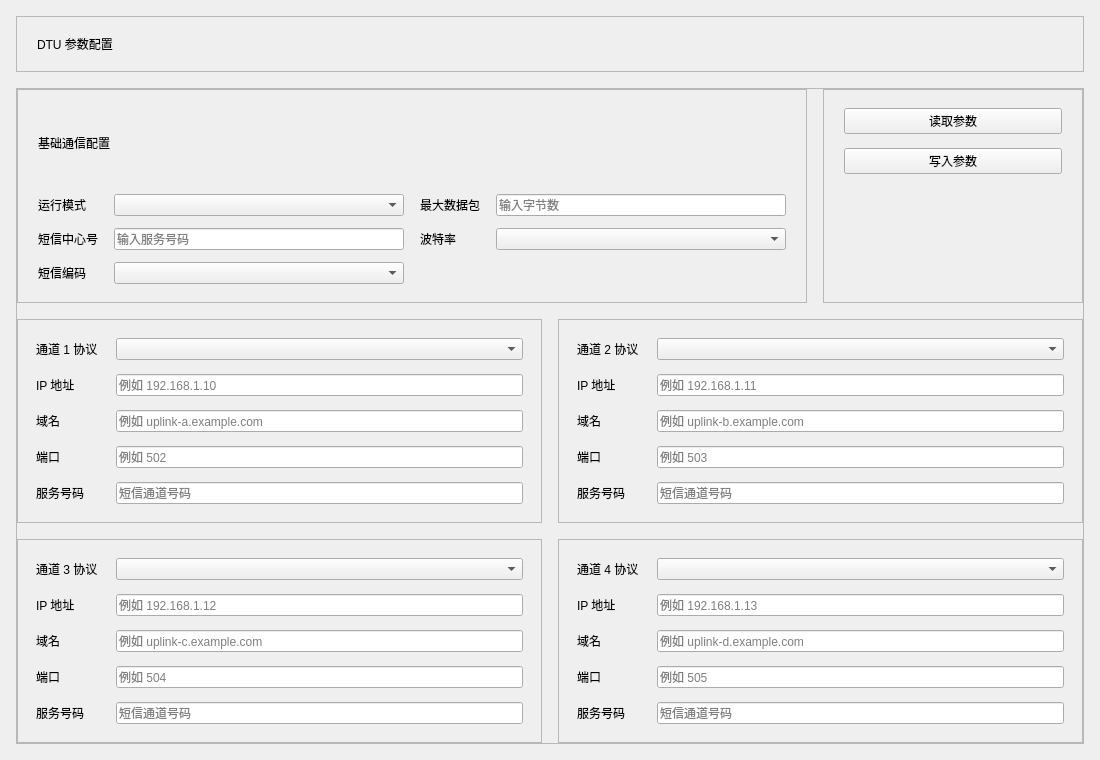
<?xml version="1.0" encoding="UTF-8"?>
<ui version="4.0">
 <class>dtuset</class>
 <widget class="QWidget" name="dtuset">
  <property name="geometry">
   <rect>
    <x>0</x>
    <y>0</y>
    <width>1100</width>
    <height>760</height>
   </rect>
  </property>
  <property name="windowTitle">
   <string>DTU 参数</string>
  </property>
  <layout class="QVBoxLayout" name="verticalLayout">
   <property name="spacing">
    <number>16</number>
   </property>
   <property name="leftMargin">
    <number>16</number>
   </property>
   <property name="topMargin">
    <number>16</number>
   </property>
   <property name="rightMargin">
    <number>16</number>
   </property>
   <property name="bottomMargin">
    <number>16</number>
   </property>
   <item>
    <widget class="QFrame" name="summaryCard">
     <property name="frameShape">
      <enum>QFrame::StyledPanel</enum>
     </property>
     <layout class="QVBoxLayout" name="verticalLayoutSummary">
      <property name="spacing">
       <number>8</number>
      </property>
      <property name="leftMargin">
       <number>20</number>
      </property>
      <property name="topMargin">
       <number>18</number>
      </property>
      <property name="rightMargin">
       <number>20</number>
      </property>
      <property name="bottomMargin">
       <number>18</number>
      </property>
      <item>
       <widget class="QLabel" name="pageTitle">
        <property name="text">
         <string>DTU 参数配置</string>
        </property>
       </widget>
      </item>
     </layout>
    </widget>
   </item>
   <item>
    <widget class="QScrollArea" name="scrollArea">
     <property name="widgetResizable">
      <bool>true</bool>
     </property>
     <widget class="QWidget" name="scrollAreaWidgetContents">
      <layout class="QVBoxLayout" name="verticalLayoutContent">
       <property name="spacing">
        <number>16</number>
       </property>
       <property name="leftMargin">
        <number>0</number>
       </property>
       <property name="topMargin">
        <number>0</number>
       </property>
       <property name="rightMargin">
        <number>0</number>
       </property>
       <property name="bottomMargin">
        <number>0</number>
       </property>
       <item>
        <layout class="QHBoxLayout" name="horizontalLayoutTop">
         <property name="spacing">
          <number>16</number>
         </property>
         <item>
          <widget class="QFrame" name="baseConfigCard">
           <property name="frameShape">
            <enum>QFrame::StyledPanel</enum>
           </property>
           <layout class="QVBoxLayout" name="verticalLayoutBaseCard">
            <property name="spacing">
             <number>16</number>
            </property>
            <property name="leftMargin">
             <number>20</number>
            </property>
            <property name="topMargin">
             <number>18</number>
            </property>
            <property name="rightMargin">
             <number>20</number>
            </property>
            <property name="bottomMargin">
             <number>18</number>
            </property>
            <item>
             <widget class="QLabel" name="labelBaseTitle">
              <property name="text">
               <string>基础通信配置</string>
              </property>
             </widget>
            </item>
            <item>
             <layout class="QGridLayout" name="gridLayoutBase">
              <property name="horizontalSpacing">
               <number>16</number>
              </property>
              <property name="verticalSpacing">
               <number>12</number>
              </property>
              <item row="0" column="0">
               <widget class="QLabel" name="label">
                <property name="text">
                 <string>运行模式</string>
                </property>
               </widget>
              </item>
              <item row="0" column="1">
               <widget class="QComboBox" name="run_model">
                <item>
                 <property name="text">
                  <string/>
                 </property>
                </item>
                <item>
                 <property name="text">
                  <string>多通道 MUL</string>
                 </property>
                </item>
                <item>
                 <property name="text">
                  <string>主备 MULB</string>
                 </property>
                </item>
               </widget>
              </item>
              <item row="0" column="2">
               <widget class="QLabel" name="label_14">
                <property name="text">
                 <string>最大数据包</string>
                </property>
               </widget>
              </item>
              <item row="0" column="3">
               <widget class="QLineEdit" name="Max_data">
                <property name="placeholderText">
                 <string>输入字节数</string>
                </property>
               </widget>
              </item>
              <item row="1" column="0">
               <widget class="QLabel" name="label_13">
                <property name="text">
                 <string>短信中心号</string>
                </property>
               </widget>
              </item>
              <item row="1" column="1">
               <widget class="QLineEdit" name="SMS">
                <property name="placeholderText">
                 <string>输入服务号码</string>
                </property>
               </widget>
              </item>
              <item row="1" column="2">
               <widget class="QLabel" name="label_12">
                <property name="text">
                 <string>波特率</string>
                </property>
               </widget>
              </item>
              <item row="1" column="3">
               <widget class="QComboBox" name="baud_rate">
                <item><property name="text"><string/></property></item>
                <item><property name="text"><string>300bps</string></property></item>
                <item><property name="text"><string>600bps</string></property></item>
                <item><property name="text"><string>1200bps</string></property></item>
                <item><property name="text"><string>2400bps</string></property></item>
                <item><property name="text"><string>4800bps</string></property></item>
                <item><property name="text"><string>9600bps</string></property></item>
                <item><property name="text"><string>19200bps</string></property></item>
                <item><property name="text"><string>38400bps</string></property></item>
                <item><property name="text"><string>57600bps</string></property></item>
                <item><property name="text"><string>115200bps</string></property></item>
               </widget>
              </item>
              <item row="2" column="0">
               <widget class="QLabel" name="label_21">
                <property name="text">
                 <string>短信编码</string>
                </property>
               </widget>
              </item>
              <item row="2" column="1">
               <widget class="QComboBox" name="sms_code">
                <item><property name="text"><string/></property></item>
                <item><property name="text"><string>7bit</string></property></item>
                <item><property name="text"><string>8bit</string></property></item>
                <item><property name="text"><string>UCS2</string></property></item>
               </widget>
              </item>
             </layout>
            </item>
           </layout>
          </widget>
         </item>
         <item>
          <widget class="QFrame" name="actionCard">
           <property name="minimumSize">
            <size>
             <width>260</width>
             <height>0</height>
            </size>
           </property>
           <property name="maximumSize">
            <size>
             <width>300</width>
             <height>16777215</height>
            </size>
           </property>
           <property name="frameShape">
            <enum>QFrame::StyledPanel</enum>
           </property>
           <layout class="QVBoxLayout" name="verticalLayoutActionCard">
            <property name="spacing">
             <number>14</number>
            </property>
            <property name="leftMargin">
             <number>20</number>
            </property>
            <property name="topMargin">
             <number>18</number>
            </property>
            <property name="rightMargin">
             <number>20</number>
            </property>
            <property name="bottomMargin">
             <number>18</number>
            </property>
            <item>
             <widget class="QPushButton" name="read_Button">
              <property name="text">
               <string>读取参数</string>
              </property>
             </widget>
            </item>
            <item>
             <widget class="QPushButton" name="set_Button">
              <property name="text">
               <string>写入参数</string>
              </property>
             </widget>
            </item>
            <item>
             <spacer name="verticalSpacerTop">
              <property name="orientation">
               <enum>Qt::Vertical</enum>
              </property>
              <property name="sizeHint" stdset="0">
               <size>
                <width>20</width>
                <height>40</height>
               </size>
              </property>
             </spacer>
            </item>
           </layout>
          </widget>
         </item>
        </layout>
       </item>
       <item>
        <layout class="QGridLayout" name="gridLayoutChannels">
         <property name="horizontalSpacing">
          <number>16</number>
         </property>
         <property name="verticalSpacing">
          <number>16</number>
         </property>
         <item row="0" column="0">
          <widget class="QFrame" name="channel1Card">
           <property name="frameShape">
            <enum>QFrame::StyledPanel</enum>
           </property>
           <layout class="QFormLayout" name="formLayoutChannel1">
            <property name="fieldGrowthPolicy">
             <enum>QFormLayout::AllNonFixedFieldsGrow</enum>
            </property>
            <property name="horizontalSpacing">
             <number>18</number>
            </property>
            <property name="verticalSpacing">
             <number>14</number>
            </property>
            <property name="leftMargin">
             <number>18</number>
            </property>
            <property name="topMargin">
             <number>18</number>
            </property>
            <property name="rightMargin">
             <number>18</number>
            </property>
            <property name="bottomMargin">
             <number>18</number>
            </property>
            <item row="0" column="0">
             <widget class="QLabel" name="label_11">
              <property name="text">
               <string>通道 1 协议</string>
              </property>
             </widget>
            </item>
            <item row="0" column="1">
             <widget class="QComboBox" name="channel1">
              <item><property name="text"><string/></property></item>
              <item><property name="text"><string>UDP</string></property></item>
              <item><property name="text"><string>TCP</string></property></item>
              <item><property name="text"><string>UDP+DDP</string></property></item>
              <item><property name="text"><string>TCP+DDP</string></property></item>
              <item><property name="text"><string>SMS</string></property></item>
              <item><property name="text"><string>TCP SER</string></property></item>
             </widget>
            </item>
            <item row="1" column="0"><widget class="QLabel" name="label_9"><property name="text"><string>IP 地址</string></property></widget></item>
            <item row="1" column="1"><widget class="QLineEdit" name="IP1"><property name="placeholderText"><string>例如 192.168.1.10</string></property></widget></item>
            <item row="2" column="0"><widget class="QLabel" name="label_8"><property name="text"><string>域名</string></property></widget></item>
            <item row="2" column="1"><widget class="QLineEdit" name="domain1"><property name="placeholderText"><string>例如 uplink-a.example.com</string></property></widget></item>
            <item row="3" column="0"><widget class="QLabel" name="label_7"><property name="text"><string>端口</string></property></widget></item>
            <item row="3" column="1"><widget class="QLineEdit" name="port1"><property name="placeholderText"><string>例如 502</string></property></widget></item>
            <item row="4" column="0"><widget class="QLabel" name="label_6"><property name="text"><string>服务号码</string></property></widget></item>
            <item row="4" column="1"><widget class="QLineEdit" name="sms_num1"><property name="placeholderText"><string>短信通道号码</string></property></widget></item>
           </layout>
          </widget>
         </item>
         <item row="0" column="1">
          <widget class="QFrame" name="channel2Card">
           <property name="frameShape">
            <enum>QFrame::StyledPanel</enum>
           </property>
           <layout class="QFormLayout" name="formLayoutChannel2">
            <property name="fieldGrowthPolicy">
             <enum>QFormLayout::AllNonFixedFieldsGrow</enum>
            </property>
            <property name="horizontalSpacing">
             <number>18</number>
            </property>
            <property name="verticalSpacing">
             <number>14</number>
            </property>
            <property name="leftMargin">
             <number>18</number>
            </property>
            <property name="topMargin">
             <number>18</number>
            </property>
            <property name="rightMargin">
             <number>18</number>
            </property>
            <property name="bottomMargin">
             <number>18</number>
            </property>
            <item row="0" column="0"><widget class="QLabel" name="label_19"><property name="text"><string>通道 2 协议</string></property></widget></item>
            <item row="0" column="1"><widget class="QComboBox" name="channel2"><item><property name="text"><string/></property></item><item><property name="text"><string>UDP</string></property></item><item><property name="text"><string>TCP</string></property></item><item><property name="text"><string>UDP+DDP</string></property></item><item><property name="text"><string>TCP+DDP</string></property></item><item><property name="text"><string>SMS</string></property></item><item><property name="text"><string>TCP SER</string></property></item></widget></item>
            <item row="1" column="0"><widget class="QLabel" name="label_15"><property name="text"><string>IP 地址</string></property></widget></item>
            <item row="1" column="1"><widget class="QLineEdit" name="IP2"><property name="placeholderText"><string>例如 192.168.1.11</string></property></widget></item>
            <item row="2" column="0"><widget class="QLabel" name="label_17"><property name="text"><string>域名</string></property></widget></item>
            <item row="2" column="1"><widget class="QLineEdit" name="domain2"><property name="placeholderText"><string>例如 uplink-b.example.com</string></property></widget></item>
            <item row="3" column="0"><widget class="QLabel" name="label_20"><property name="text"><string>端口</string></property></widget></item>
            <item row="3" column="1"><widget class="QLineEdit" name="port2"><property name="placeholderText"><string>例如 503</string></property></widget></item>
            <item row="4" column="0"><widget class="QLabel" name="label_18"><property name="text"><string>服务号码</string></property></widget></item>
            <item row="4" column="1"><widget class="QLineEdit" name="sms_num2"><property name="placeholderText"><string>短信通道号码</string></property></widget></item>
           </layout>
          </widget>
         </item>
         <item row="1" column="0">
          <widget class="QFrame" name="channel3Card">
           <property name="frameShape">
            <enum>QFrame::StyledPanel</enum>
           </property>
           <layout class="QFormLayout" name="formLayoutChannel3">
            <property name="fieldGrowthPolicy">
             <enum>QFormLayout::AllNonFixedFieldsGrow</enum>
            </property>
            <property name="horizontalSpacing">
             <number>18</number>
            </property>
            <property name="verticalSpacing">
             <number>14</number>
            </property>
            <property name="leftMargin">
             <number>18</number>
            </property>
            <property name="topMargin">
             <number>18</number>
            </property>
            <property name="rightMargin">
             <number>18</number>
            </property>
            <property name="bottomMargin">
             <number>18</number>
            </property>
            <item row="0" column="0"><widget class="QLabel" name="label_37"><property name="text"><string>通道 3 协议</string></property></widget></item>
            <item row="0" column="1"><widget class="QComboBox" name="channel3"><item><property name="text"><string/></property></item><item><property name="text"><string>UDP</string></property></item><item><property name="text"><string>TCP</string></property></item><item><property name="text"><string>UDP+DDP</string></property></item><item><property name="text"><string>TCP+DDP</string></property></item><item><property name="text"><string>SMS</string></property></item><item><property name="text"><string>TCP SER</string></property></item></widget></item>
            <item row="1" column="0"><widget class="QLabel" name="label_33"><property name="text"><string>IP 地址</string></property></widget></item>
            <item row="1" column="1"><widget class="QLineEdit" name="IP3"><property name="placeholderText"><string>例如 192.168.1.12</string></property></widget></item>
            <item row="2" column="0"><widget class="QLabel" name="label_35"><property name="text"><string>域名</string></property></widget></item>
            <item row="2" column="1"><widget class="QLineEdit" name="domain3"><property name="placeholderText"><string>例如 uplink-c.example.com</string></property></widget></item>
            <item row="3" column="0"><widget class="QLabel" name="label_38"><property name="text"><string>端口</string></property></widget></item>
            <item row="3" column="1"><widget class="QLineEdit" name="port3"><property name="placeholderText"><string>例如 504</string></property></widget></item>
            <item row="4" column="0"><widget class="QLabel" name="label_36"><property name="text"><string>服务号码</string></property></widget></item>
            <item row="4" column="1"><widget class="QLineEdit" name="sms_num3"><property name="placeholderText"><string>短信通道号码</string></property></widget></item>
           </layout>
          </widget>
         </item>
         <item row="1" column="1">
          <widget class="QFrame" name="channel4Card">
           <property name="frameShape">
            <enum>QFrame::StyledPanel</enum>
           </property>
           <layout class="QFormLayout" name="formLayoutChannel4">
            <property name="fieldGrowthPolicy">
             <enum>QFormLayout::AllNonFixedFieldsGrow</enum>
            </property>
            <property name="horizontalSpacing">
             <number>18</number>
            </property>
            <property name="verticalSpacing">
             <number>14</number>
            </property>
            <property name="leftMargin">
             <number>18</number>
            </property>
            <property name="topMargin">
             <number>18</number>
            </property>
            <property name="rightMargin">
             <number>18</number>
            </property>
            <property name="bottomMargin">
             <number>18</number>
            </property>
            <item row="0" column="0"><widget class="QLabel" name="label_31"><property name="text"><string>通道 4 协议</string></property></widget></item>
            <item row="0" column="1"><widget class="QComboBox" name="channel4"><item><property name="text"><string/></property></item><item><property name="text"><string>UDP</string></property></item><item><property name="text"><string>TCP</string></property></item><item><property name="text"><string>UDP+DDP</string></property></item><item><property name="text"><string>TCP+DDP</string></property></item><item><property name="text"><string>SMS</string></property></item><item><property name="text"><string>TCP SER</string></property></item></widget></item>
            <item row="1" column="0"><widget class="QLabel" name="label_27"><property name="text"><string>IP 地址</string></property></widget></item>
            <item row="1" column="1"><widget class="QLineEdit" name="IP4"><property name="placeholderText"><string>例如 192.168.1.13</string></property></widget></item>
            <item row="2" column="0"><widget class="QLabel" name="label_29"><property name="text"><string>域名</string></property></widget></item>
            <item row="2" column="1"><widget class="QLineEdit" name="domain4"><property name="placeholderText"><string>例如 uplink-d.example.com</string></property></widget></item>
            <item row="3" column="0"><widget class="QLabel" name="label_32"><property name="text"><string>端口</string></property></widget></item>
            <item row="3" column="1"><widget class="QLineEdit" name="port4"><property name="placeholderText"><string>例如 505</string></property></widget></item>
            <item row="4" column="0"><widget class="QLabel" name="label_30"><property name="text"><string>服务号码</string></property></widget></item>
            <item row="4" column="1"><widget class="QLineEdit" name="sms_num4"><property name="placeholderText"><string>短信通道号码</string></property></widget></item>
           </layout>
          </widget>
         </item>
        </layout>
       </item>
      </layout>
     </widget>
    </widget>
   </item>
  </layout>
 </widget>
 <resources/>
 <connections/>
</ui>
